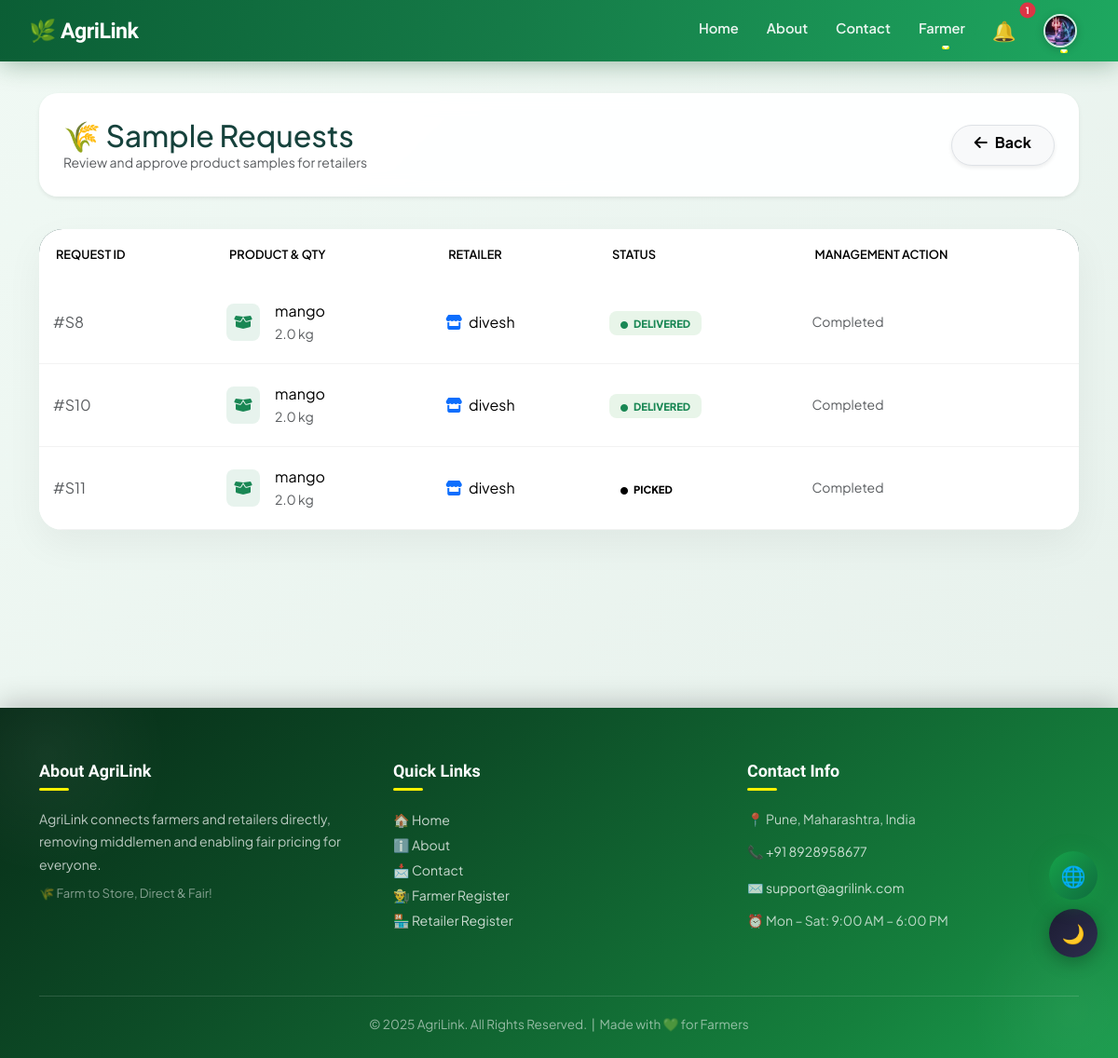
The page /farmer/samples/ (signed in) on the database as committed earlier.
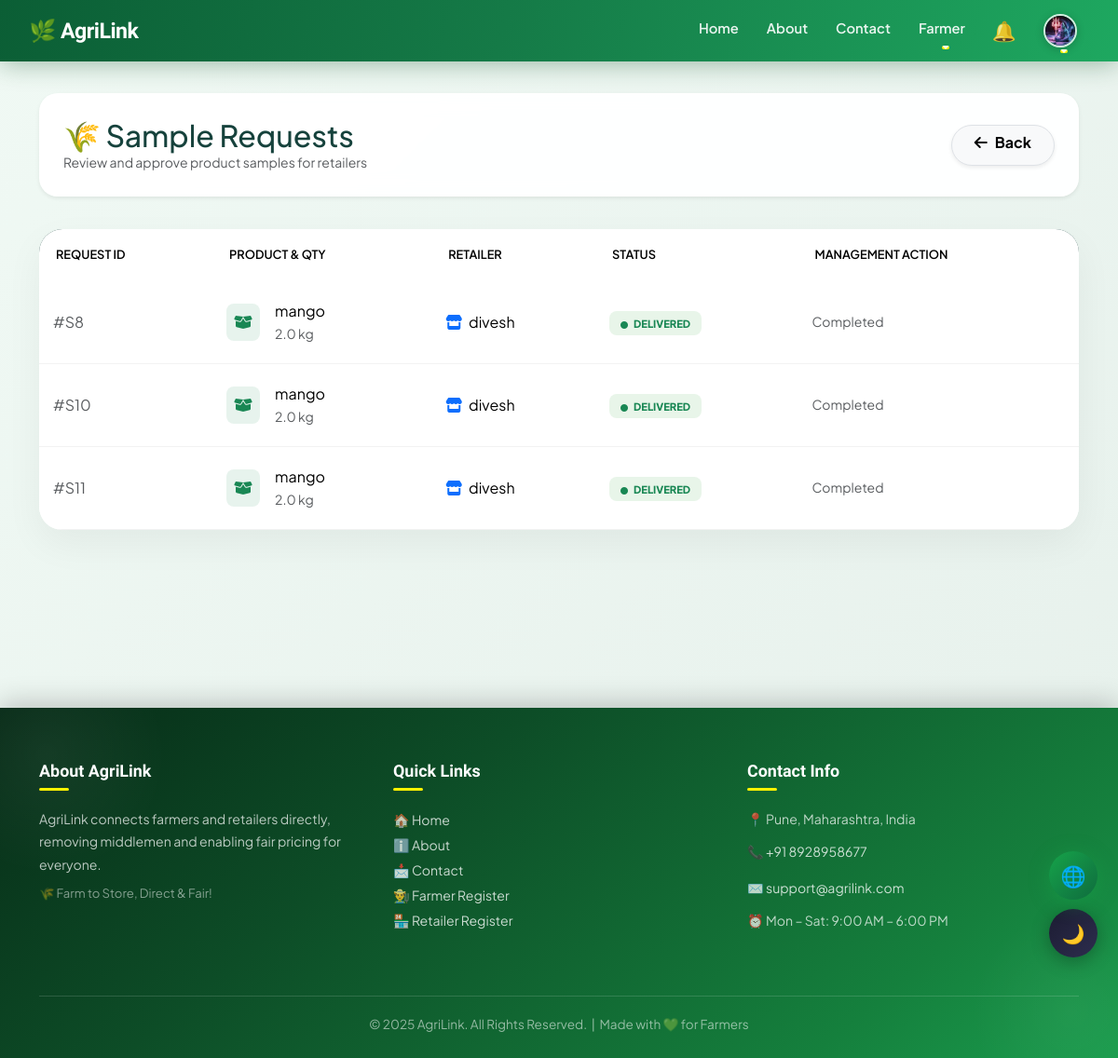
The same page on the database as committed later.
### projectapp/models.py (models this page shows, shortened)
class SampleRequest(models.Model):
    STATUS_CHOICES = [
        ('pending', 'Pending'),
        ('approved', 'Approved'),
        ('rejected', 'Rejected'),
        ('picked', 'Picked'),
        ('delivered', 'Delivered'),
    ]
    product = models.ForeignKey('Product', on_delete=models.CASCADE)
    farmer = models.ForeignKey('Farmer', on_delete=models.CASCADE)
    retailer = models.ForeignKey('Retailer', on_delete=models.CASCADE)
    driver = models.ForeignKey('Driver', on_delete=models.SET_NULL, null=True, blank=True)
    quantity = models.FloatField(default=2, help_text="Sample quantity in kg")
    status = models.CharField(max_length=20, choices=STATUS_CHOICES, default='pending')
    rating = models.IntegerField(null=True, blank=True)
    review = models.TextField(null=True, blank=True)
    created_at = models.DateTimeField(auto_now_add=True)
    delivered_at = models.DateTimeField(null=True, blank=True)

class Product(models.Model):
    product = models.CharField(max_length=100)
    description = models.TextField()
    created_at = models.DateTimeField(default=timezone.now)
    price = models.FloatField()
    latitude = models.FloatField(null=True, blank=True)  # 🆕
    longitude = models.FloatField(null=True, blank=True)  # 🆕
    quantity = models.IntegerField()
    location = models.CharField(max_length=50)
    image = models.ImageField(upload_to='product_images/', blank=True, null=True)
    farmer = models.ForeignKey('Farmer', on_delete=models.CASCADE, related_name='products')

class Retailer(models.Model):
    name = models.CharField(max_length=100)
    email = models.EmailField(unique=True)
    password = models.CharField(max_length=128)
    contact = models.CharField(max_length=15)
    address = models.TextField()
    city = models.CharField(max_length=50, blank=True, null=True)
    pincode = models.CharField(max_length=6, blank=True, null=True)
    gender = models.CharField(max_length=10)
    shop_number = models.CharField(max_length=50)   # ✔ New field
    gst_number = models.CharField(max_length=15)    # ✔ New field
    first_login = models.BooleanField(default=True)
    profile_image = models.ImageField(upload_to='profiles/', default='profiles/default.jpg')
    email_verified = models.BooleanField(default=False)
    email_otp = models.CharField(max_length=6, blank=True, null=True)

### projectapp/views.py (the view)
def farmer_sample_requests(request):
    if request.session.get("user_type") != "farmer":
        return redirect("farmer_login")
    farmer_id = request.session.get("id")
    if not farmer_id:
        return redirect("farmer_login")
    farmer = Farmer.objects.get(id=farmer_id)
    samples = SampleRequest.objects.filter(farmer=farmer)
    available_drivers = Driver.objects.all()
    print("DEBUG DRIVERS:", available_drivers)  # 👈 MUST PRINT
    return render(request, "farmer_sample_requests.html", {
        "samples": samples,
        "available_drivers": available_drivers
    })

### projectapp/context_processors.py (called while the page is built)
def navbar_notifications(request):
    user_type = request.session.get('user_type')
    name = request.session.get('name')
    notes = []
    if user_type == "farmer" and name:
        notes = Notification.objects.filter(receiver_farmer__name=name, is_read=False).order_by('-timestamp')
    elif user_type == "retailer" and name:
        notes = Notification.objects.filter(receiver_retailer__name=name, is_read=False).order_by('-timestamp')
    elif user_type == "driver" and name:
        notes = Notification.objects.filter(receiver_driver__name=name, is_read=False).order_by('-timestamp')
    return {'navbar_notes': notes, 'user_type': user_type}

### projectapp/models.py (called while the page is built)
    def __str__(self):
        return f"{self.name} ({self.vehicle_type})"

### projectapp/templates/farmer_sample_requests.html (shortened to what this page needs)
{% extends "master.html" %}
{% block body %}
<link rel="stylesheet" href="https://cdnjs.cloudflare.com/ajax/libs/font-awesome/6.4.0/css/all.min.css">
<div class="container main-content">
    <div class="page-header d-flex justify-content-between align-items-center shadow-sm">
        <div>
            <h2 class="fw-800 mb-0" style="color: var(--dark-green);">🌾 Sample Requests</h2>
            <p class="text-muted small mb-0">Review and approve product samples for retailers</p>
        </div>
        <a href="javascript:history.back()" class="btn btn-light rounded-pill border fw-bold px-4 shadow-sm">
            <i class="fas fa-arrow-left me-2"></i>Back
        </a>
    </div>
    <div class="request-card">
        <div class="table-responsive">
            <table class="table table-hover mb-0">
                <thead>
                    <tr>
                        <th>Request ID</th>
                        <th>Product & Qty</th>
                        <th>Retailer</th>
                        <th>Status</th>
                        <th>Management Action</th>
                    </tr>
                </thead>
                <tbody>
                {% for s in samples %}
                    <tr>
                        <td data-label="ID">
                            <span class="fw-700 text-muted">#S{{ s.id }}</span>
                        </td>
                        <td data-label="Product">
                            <div class="d-flex align-items-center gap-3 justify-content-md-start justify-content-end">
                                <div class="bg-success bg-opacity-10 p-2 rounded-3">
                                    <i class="fas fa-box-open text-success"></i>
                                </div>
                                <div class="text-start">
                                    <p class="mb-0 fw-800">{{ s.product.product }}</p>
                                    <small class="text-muted">{{ s.quantity }} kg</small>
                                </div>
                            </div>
                        </td>
                        <td data-label="Retailer">
                            <span class="fw-700"><i class="fas fa-store me-1 text-primary"></i> {{ s.retailer.name }}</span>
                        </td>
                        <td data-label="Status">
                            <span class="badge-status status-{{ s.status }}">
                                <i class="fas fa-circle me-1" style="font-size:0.5rem"></i> {{ s.status|capfirst }}
                            </span>
                        </td>
                        <td data-label="Action">
                            <div class="d-flex flex-column gap-2 justify-content-md-start justify-content-end align-items-md-start align-items-end">
                            {% if s.status == "pending" %}
                                <div class="btn-group">
                                    <a href="{% url 'approve_sample' s.id %}" class="btn btn-success btn-sm btn-action me-2">Approve</a>
                                    <a href="{% url 'reject_sample' s.id %}" class="btn btn-outline-danger btn-sm btn-action">Reject</a>
                                </div>
                            {% else %}
                                <span class="text-muted italic small">Completed</span>
                            {% endif %}
                            </div>
                        </td>
                    </tr>
                {% endfor %}
                </tbody>
            </table>
        </div>
    </div>
</div>
{% endblock %}

Rows that differ between the two databases and show on the page:
changed SampleRequest id 11: status "PICKED" → "DELIVERED"
Other text that changed with them:
{{ navbar_notes|length }}: "1" → (not shown)
